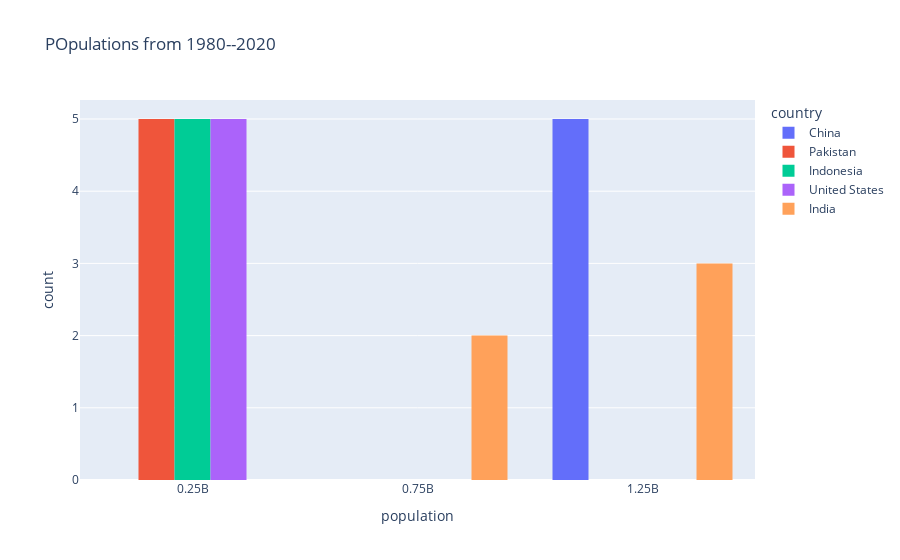

Source (notebook cell):
### Markdown cell above
# 5. HISTOGRAM

### Code cell
fid= px.histogram(ba,
                 
                 x='population',
                 color= 'country',
                 labels= {'y' : 'country','x': 'Population'},
                  barmode="group",
                 title ='POpulations from 1980--2020')
fid.show()

### Figure 1 — Plotly figure (JSON) as saved in the notebook; plotly's stock layout.template omitted (floating-point values rounded to 4 significant figures)
{"data": [{"alignmentgroup": "True", "bingroup": "x", "hovertemplate": "country=China<br>population=%{x}<br>count=%{y}<extra></extra>", "legendgroup": "China", "marker": {"color": "#636efa", "pattern": {"shape": ""}}, "name": "China", "offsetgroup": "China", "orientation": "v", "showlegend": true, "type": "histogram", "x": [1439000000.0, 1369000000.0, 1291000000.0, 1177000000.0, 1000000000.0], "xaxis": "x", "yaxis": "y"}, {"alignmentgroup": "True", "bingroup": "x", "hovertemplate": "country=Pakistan<br>population=%{x}<br>count=%{y}<extra></extra>", "legendgroup": "Pakistan", "marker": {"color": "#EF553B", "pattern": {"shape": ""}}, "name": "Pakistan", "offsetgroup": "Pakistan", "orientation": "v", "showlegend": true, "type": "histogram", "x": [220900000.0, 179400000.0, 142300000.0, 107600000.0, 78050000.0], "xaxis": "x", "yaxis": "y"}, {"alignmentgroup": "True", "bingroup": "x", "hovertemplate": "country=Indonesia<br>population=%{x}<br>count=%{y}<extra></extra>", "legendgroup": "Indonesia", "marker": {"color": "#00cc96", "pattern": {"shape": ""}}, "name": "Indonesia", "offsetgroup": "Indonesia", "orientation": "v", "showlegend": true, "type": "histogram", "x": [273500000.0, 241800000.0, 211500000.0, 181400000.0, 147400000.0], "xaxis": "x", "yaxis": "y"}, {"alignmentgroup": "True", "bingroup": "x", "hovertemplate": "country=United States<br>population=%{x}<br>count=%{y}<extra></extra>", "legendgroup": "United States", "marker": {"color": "#ab63fa", "pattern": {"shape": ""}}, "name": "United States", "offsetgroup": "United States", "orientation": "v", "showlegend": true, "type": "histogram", "x": [331000000.0, 309000000.0, 281700000.0, 252100000.0, 229500000.0], "xaxis": "x", "yaxis": "y"}, {"alignmentgroup": "True", "bingroup": "x", "hovertemplate": "country=India<br>population=%{x}<br>count=%{y}<extra></extra>", "legendgroup": "India", "marker": {"color": "#FFA15A", "pattern": {"shape": ""}}, "name": "India", "offsetgroup": "India", "orientation": "v", "showlegend": true, "type": "histogram", "x": [1380000000.0, 1234000000.0, 1057000000.0, 873300000.0, 699000000.0], "xaxis": "x", "yaxis": "y"}], "layout": {"barmode": "group", "legend": {"title": {"text": "country"}, "tracegroupgap": 0}, "title": {"text": "POpulations from 1980--2020"}, "xaxis": {"anchor": "y", "domain": [0, 1], "title": {"text": "population"}}, "yaxis": {"anchor": "x", "domain": [0, 1], "title": {"text": "count"}}}}
